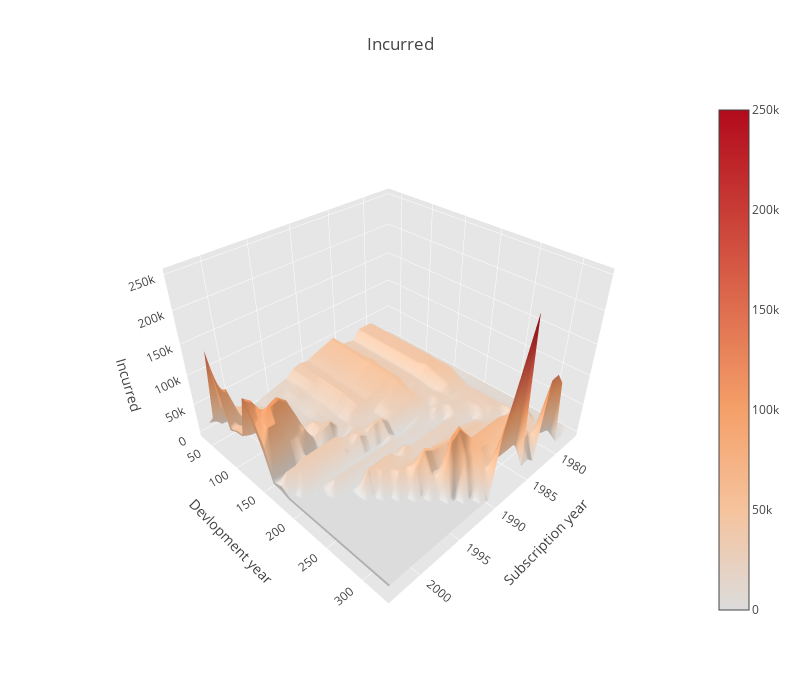

The notebook cell saved with this chart:
### Code cell
data = [go.Surface(x=filled_triangle4.index, y=filled_triangle4.columns, z=filled_triangle4.values.tolist(), colorscale='pink')]

layout = go.Layout(
    width=800,
    height=700,
    autosize=False,
    title='Incurred',
    scene=dict(
        xaxis=dict(
            title = 'Subscription year',
            gridcolor='rgb(255, 255, 255)',
            zerolinecolor='rgb(255, 255, 255)',
            showbackground=True,
            backgroundcolor='rgb(230, 230,230)'
        ),
        yaxis=dict(
            title = 'Devlopment year',
            gridcolor='rgb(255, 255, 255)',
            zerolinecolor='rgb(255, 255, 255)',
            showbackground=True,
            backgroundcolor='rgb(230, 230,230)'
        ),
        zaxis=dict(
            title = 'Incurred',
            gridcolor='rgb(255, 255, 255)',
            zerolinecolor='rgb(255, 255, 255)',
            showbackground=True,
            backgroundcolor='rgb(230, 230,230)'
        ),
        aspectratio = dict( x=1, y=1, z=0.7 ),
        aspectmode = 'manual'
    )
)

fig = dict(data=data, layout=layout)

# IPython notebook
offline.iplot(fig, filename='pandas-3d-surface', validate=False)

### Figure 1 — Plotly figure (JSON) as saved in the notebook; plotly's stock layout.template omitted (floating-point values rounded to 4 significant figures; data arrays with more than 128 entries replaced by an {"elided": "..."} marker saying what was removed)
{"data": [{"colorscale": "pink", "type": "surface", "x": [1977, 1978, 1979, 1980, 1981, 1982, 1983, 1984, 1985, 1986, 1989, 1990, 1991, 1992, 1993, 1994, 1995, 1996, 1997, 1998, 1999, 2000, 2001, 2002, 2003], "y": ["36", "48", "60", "72", "84", "96", "108", "120", "132", "144", "156", "168", "180", "192", "204", "216", "228", "240", "252", "264", "276", "288", "300", "312", "324", "336", "348", "360", "372", "384", "396", "408", "420", "432", "444", "456", "468"], "z": {"elided": "25x37 float values"}}], "layout": {"autosize": false, "height": 700, "scene": {"aspectmode": "manual", "aspectratio": {"x": 1, "y": 1, "z": 0.7}, "xaxis": {"backgroundcolor": "rgb(230, 230,230)", "gridcolor": "rgb(255, 255, 255)", "showbackground": true, "title": "Subscription year", "zerolinecolor": "rgb(255, 255, 255)"}, "yaxis": {"backgroundcolor": "rgb(230, 230,230)", "gridcolor": "rgb(255, 255, 255)", "showbackground": true, "title": "Devlopment year", "zerolinecolor": "rgb(255, 255, 255)"}, "zaxis": {"backgroundcolor": "rgb(230, 230,230)", "gridcolor": "rgb(255, 255, 255)", "showbackground": true, "title": "Incurred", "zerolinecolor": "rgb(255, 255, 255)"}}, "title": "Incurred", "width": 800}}
